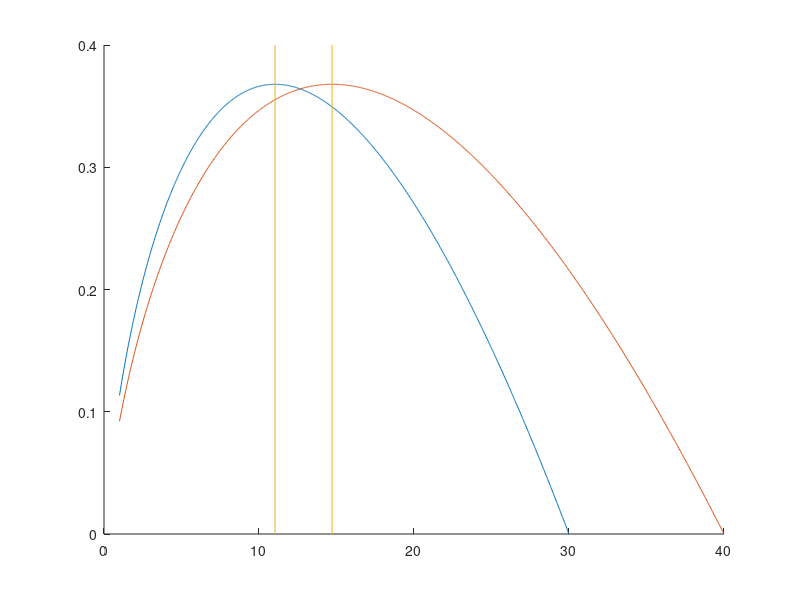

Source code (MATLAB): (Note: this script raises an error after producing the figure.)
function problem1a
close all;
n=[30,40];
k1 = linspace(1,n(1),1000);
k2 = linspace(1,n(2),1000);

Pz1 = k1./n(1).*log(n(1)./k1);
Pz2 = k2./n(2).*log(n(2)./k2);
figure();
hold on;
plot(k1,Pz1);
plot(k2,Pz2);
yl = ylim;
l2 = line([n(2)/exp(1) n(2)/exp(1)],[0,max(yl)]);
l1 = line([n(1)/exp(1) n(1)/exp(1)],[0,max(yl)]);
l2.LineStyle = '--';
l1.LineStyle = '--';

xlabel('n');
ylabel('P(Z=1)','interpreter','Latex');

end